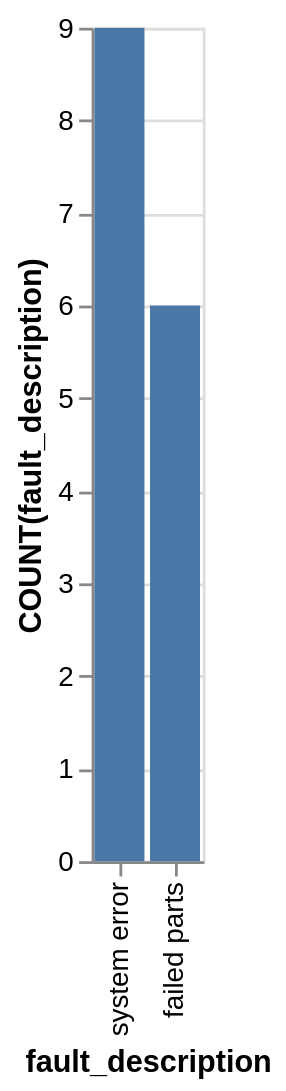

Specify this chart in Vega-Lite:
### Vega-Lite specification from a JSON file in a GitHub repository (floating-point values rounded to 4 significant figures)
{"data": {"values": [{"x_data": "failed parts", "y_data": 6}, {"x_data": "system error", "y_data": 9}]}, "mark": "bar", "encoding": {"x": {"field": "x_data", "type": "nominal", "title": "fault_description", "sort": "descending"}, "y": {"field": "y_data", "type": "quantitative", "title": "COUNT(fault_description)"}}}
